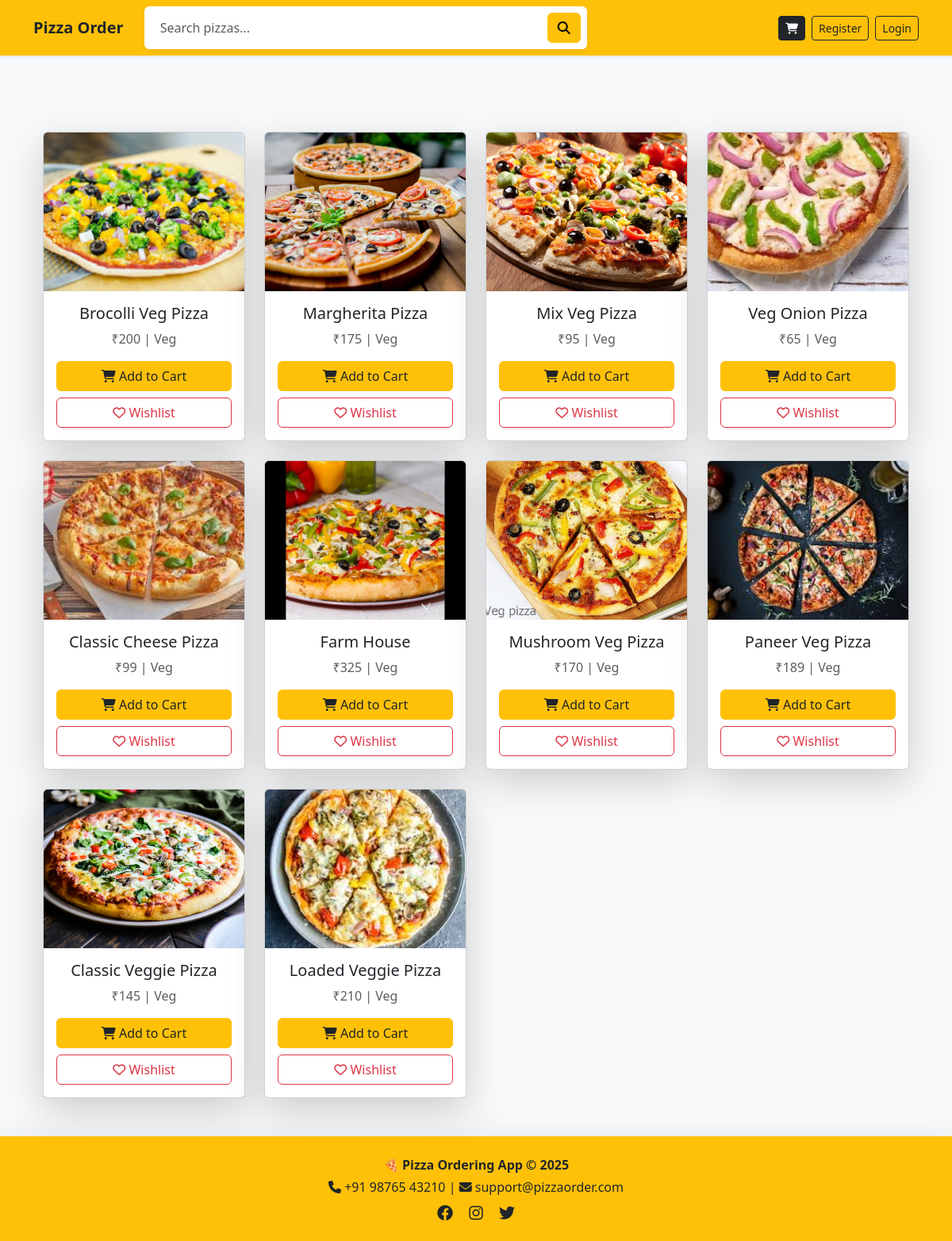
Before: / with the older database file.
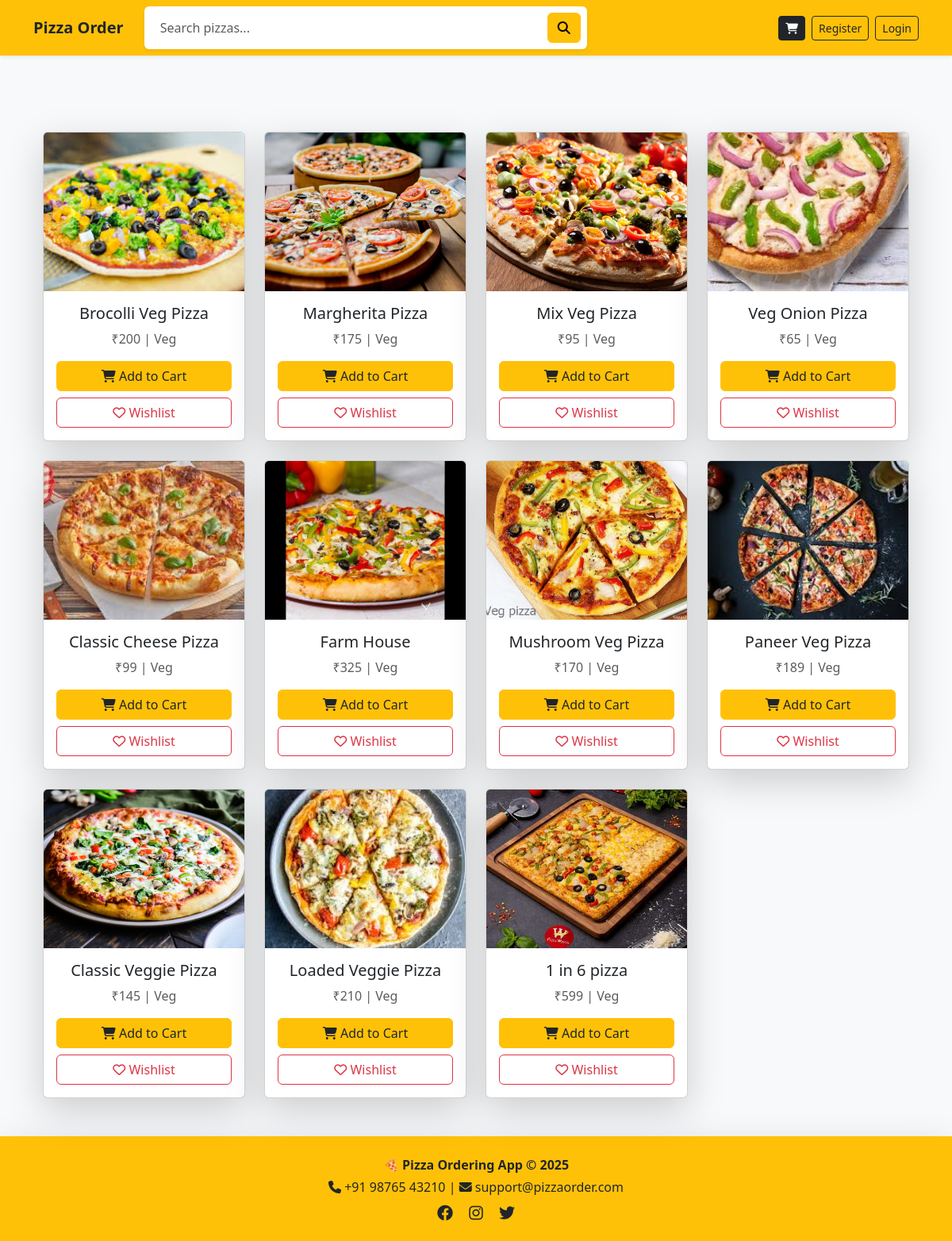
After: the same page with the newer database file.
### app/models.py (models this page shows)
class BaseModel(models.Model):
    uuid = models.UUIDField(default=uuid.uuid4,editable=False,primary_key=True)
    created_at = models.DateField(auto_now_add=True)
    updated_at = models.DateField(auto_now_add=True)
    class Meta:
        abstract = True

class Pizza(BaseModel):
    category = models.ForeignKey(PizzaCategory,on_delete=models.CASCADE,related_name='pizzas')
    pizza_name = models.CharField(max_length=100)
    pizza_price = models.IntegerField(default=100)
    images = models.ImageField(upload_to='pizzas/')

class PizzaCategory(BaseModel):
    category_name = models.CharField(max_length=100)

### app/views.py (the view)
# urls.py: 2. Add a URL to urlpatterns:  path('', views.home, name='home')
def home(request):
    pizza = Pizza.objects.all()
    context = {'pizza':pizza}
    return render(request,'home.html',context)

### app/templates/home.html (shortened to what this page needs)
{% extends "base.html" %}
{% block start %}
<div class="container mt-5">
    <div class="row g-4">
        {% for p in pizza %}
        <div class="col-12 col-sm-6 col-md-4 col-lg-3 d-flex">
            <div class="card shadow-lg h-100 w-100">
                <img src="{{ p.images.url }}" alt="{{ p.pizza_name }}" class="card-img-top">
                <div class="card-body text-center d-flex flex-column">
                    <h5 class="card-title mb-2">{{ p.pizza_name }}</h5>
                    <p class="text-muted mb-3">
                        ₹{{ p.pizza_price }} | {{ p.category.category_name }}
                    </p>
                    <div class="d-flex flex-column gap-2 mt-auto">
                        <a href="{% url 'add_cart' p.uuid %}" class="btn btn-warning text-dark w-100">
                            <i class="fa-solid fa-cart-shopping"></i> Add to Cart
                        </a>
                        <a href="{% url 'add_to_wishlist' p.pizza_name %}" class="btn btn-outline-danger w-100">
                          <i class="fa-regular fa-heart"></i> Wishlist
                        </a>
                    </div>
                </div>
            </div>
        </div>
        {% endfor %}
    </div>
</div>
{% endblock %}

Changed rows visible on the page:
added Pizza: images (picture), pizza_name "1 in 6 pizza", pizza_price "599", category.category_name "Veg"
